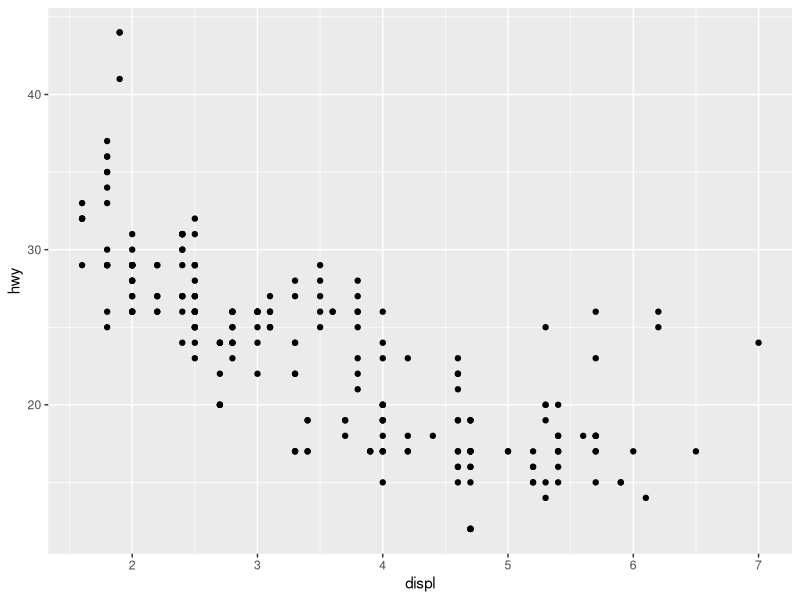
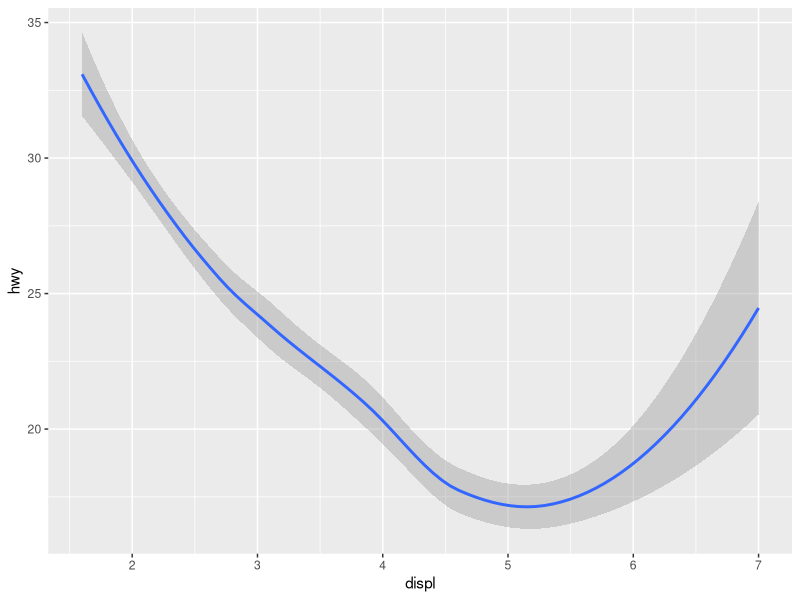
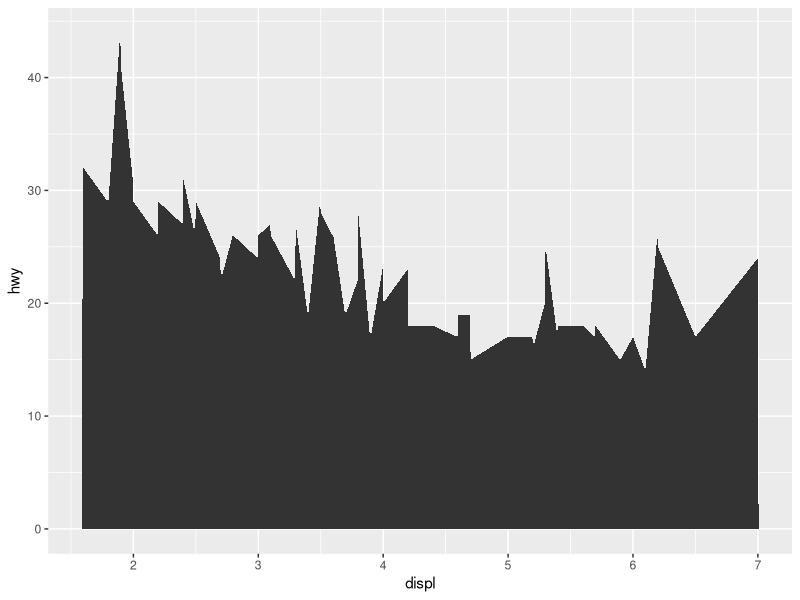
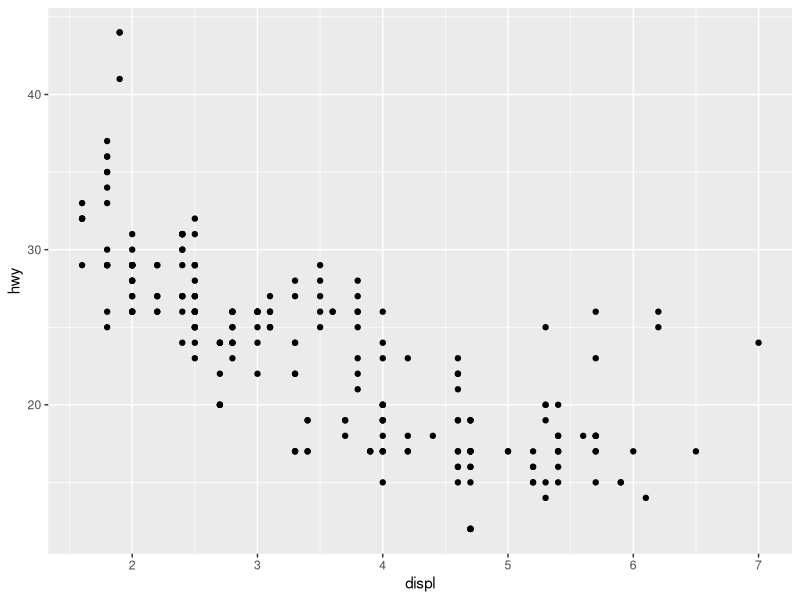
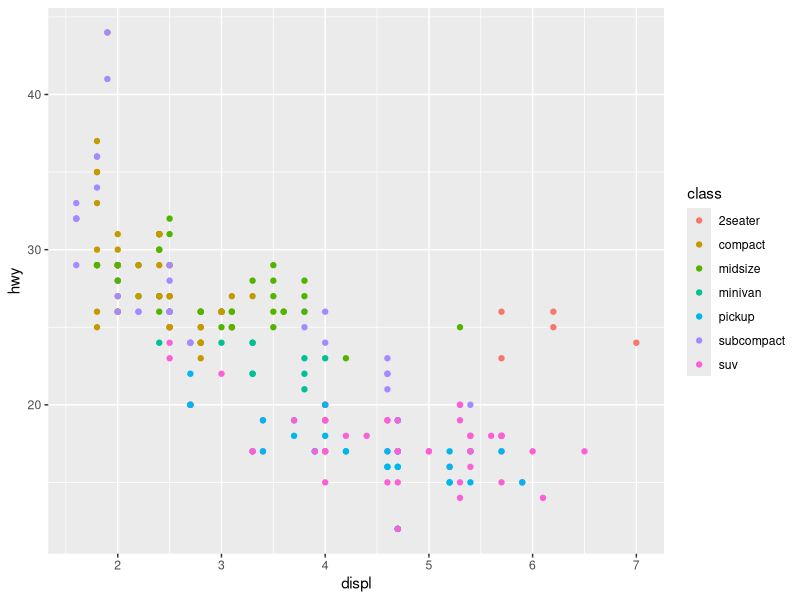
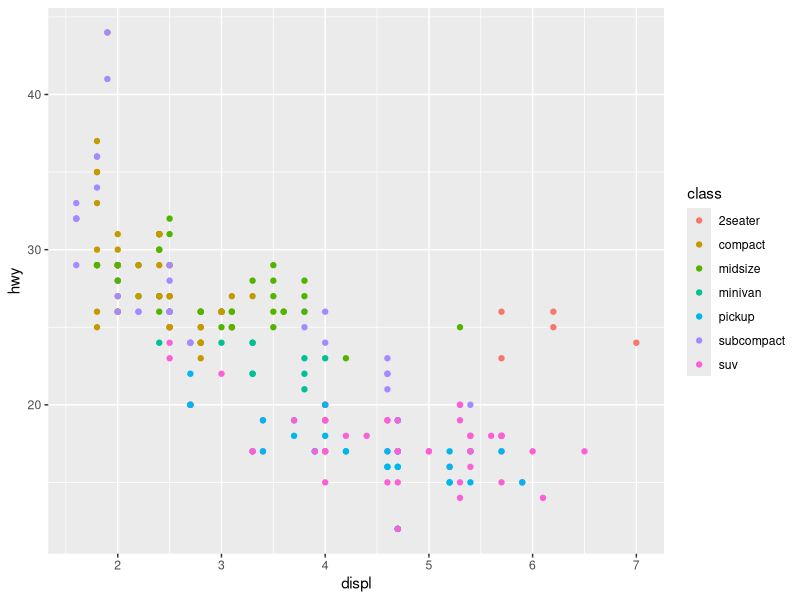
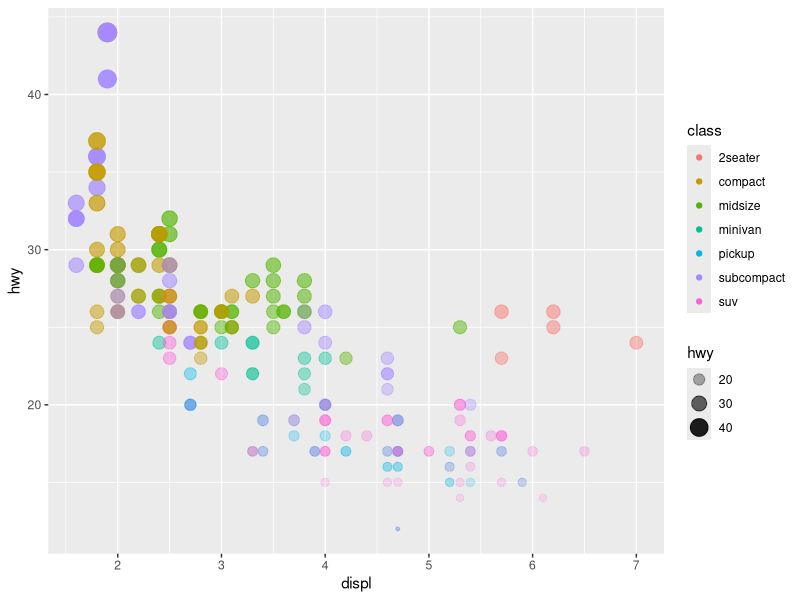
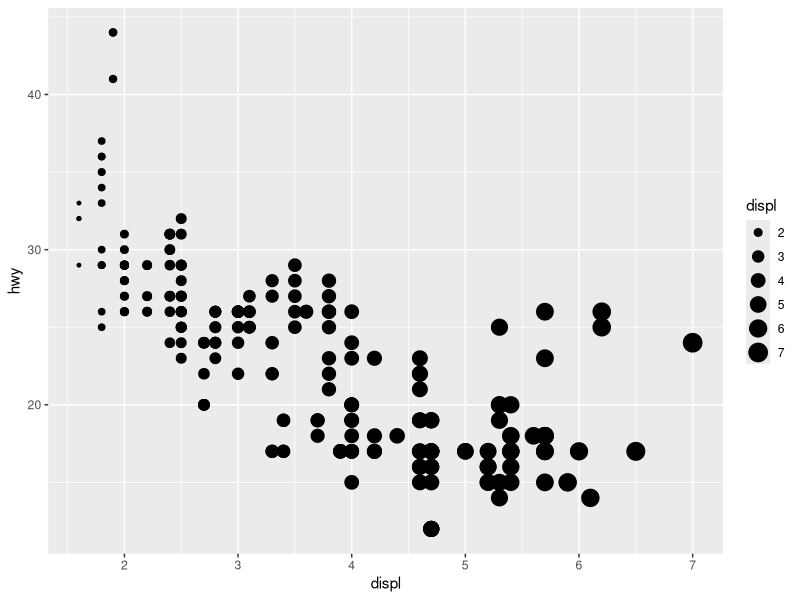

Generate these figures, in order, with R:
# library load
library(tidyverse)

# data exploration

# tibble type
mpg
help(mpg)

print(mpg, n=20)
View(mpg)

diamonds %>% print(n=20)
View(diamonds)
help(mpg)
help(diamonds)

# data visualization using mpg data

ggplot(data=mpg) +
  geom_point(mapping = aes(x=displ, y=hwy))


ggplot(data=mpg) +
  geom_smooth(mapping = aes(x=displ, y=hwy))

ggplot(data=mpg) +
  geom_area(mapping = aes(x=displ, y=hwy))


ggplot(data=mpg) +
  geom_point(mapping = aes(x=displ, y=hwy))

# color : scaling
ggplot(data=mpg) +
  geom_point(mapping = aes(x=displ, y=hwy, color = class))


ggplot(data=mpg) +
  geom_point(mapping = aes(x=displ, y=hwy, color = class))

ggplot(data=mpg) +
  geom_point(mapping = aes(x=displ, y=hwy, 
                           color = class,
                           size = hwy,
                           alpha = hwy))
# size : continuous variable, if not warning

ggplot(data=mpg) +
  geom_point(mapping = aes(x=displ, y=hwy, size=displ))

# alpha 

ggplot(data=mpg) +
  geom_point(mapping = aes(x=displ, y=hwy, alpha = displ))

# alpha with size

ggplot(data=mpg) +
  geom_point(mapping = aes(x=displ, y=hwy, alpha = displ, size = displ))


# shape : discrete if not warning

ggplot(data=mpg) +
  geom_point(mapping = aes(x=displ, y=hwy, shape = class))


# aestheic factor decide 'directly'

# color
ggplot(data=mpg) +
  geom_point(mapping = aes(x=displ, y=hwy), color = "blue")


# size
ggplot(data=mpg) +
  geom_point(mapping = aes(x=displ, y=hwy, color=class), size = 5)

# alpha
ggplot(data=mpg) +
  geom_point(mapping = aes(x=displ, y=hwy), alpha = 0.1)

# shape
ggplot(data=mpg) +
  geom_point(mapping = aes(x=displ, y=hwy), shape = 22, color="red", fill="blue")

help(ggplot2)

# shape, color, fill 

##################################
# facet 
##################################

# facet_wrap()

ggplot(data=mpg) +
  geom_point(mapping = aes(x=displ, y=hwy)) +
  facet_wrap(~class, nrow=2)

# facet_grid()

ggplot(data=mpg) +
  geom_point(mapping = aes(x=displ, y=hwy)) +
  facet_grid(drv ~ cyl)

# facet_grid() with dot

ggplot(data=mpg) +
  geom_point(mapping = aes(x=displ, y=hwy)) +
  facet_grid(drv ~ cyl)



##################################
# geometric objects
##################################

# geom_point

ggplot(data=mpg) +
  geom_point(mapping = aes(x=displ, y=hwy))

# geom_smooth
ggplot(data=mpg) +
  geom_smooth(mapping = aes(x=displ, y=hwy))

# geom_smooth with linetype
ggplot(data=mpg) +
  geom_smooth(mapping = aes(x=displ, y=hwy, 
                            linetype = drv,
                            color=drv))

# geom_smooth with linetype
ggplot(data=mpg) +
  geom_smooth(mapping = aes(x=displ, y=hwy, linetype = drv, color=drv))
  
# multi layers : geom_smooth + geom_point 1
ggplot(data=mpg) +
  geom_point(mapping = aes(x=displ, y=hwy, color=drv)) +
  geom_smooth(mapping = aes(x=displ, y=hwy, linetype = drv, color=drv))

# multi layers : geom_smooth + geom_point 2
ggplot(data=mpg) +
  geom_smooth(mapping = aes(x=displ, y=hwy, linetype = drv, color=drv),
              show.legend = FALSE)+
  geom_point(mapping = aes(x=displ, y=hwy))

# layers with same data setting

ggplot(data=mpg, mapping=aes(x=displ, y=hwy)) +
  geom_point(mapping = aes(color=class)) +
  geom_smooth()

# layers with different data setting for each layer

ggplot(data=mpg, mapping=aes(x=displ, y=hwy)) +
  geom_point(mapping = aes(color=class)) +
  geom_smooth(
    data=filter(mpg, class=="subcompact"),
    se=FALSE
  )

##################################
# statistical transformation
##################################

# data 
diamonds
help(diamonds)

# what is y?
# data transform included : count as y axis

ggplot(data=diamonds) +
  geom_bar(mapping = aes(x=cut))

?geom_bar

ggplot(data=diamonds) +
  stat_count(mapping = aes(x=cut))

# stat = 'identity'

diamonds_count <- 
diamonds %>%
  group_by(cut) %>%
  summarise(count = n())

diamonds_count
ggplot(data=diamonds_count) +
  geom_bar(mapping = aes(x=cut, y=count), stat='identity')

# y as ratio
ggplot(data=diamonds) +
  geom_bar(mapping = aes(x=cut, y= ..prop.., group=1))

# stat_summary()

ggplot(data=diamonds) +
  stat_summary(mapping = aes(x=cut, y=depth),
               fun.ymin=min,
               fun.ymax=max,
               fun.y=median)

# other stat_ functions
?stat_bin

# bar chart with aesthetic factor

# color
ggplot(data=diamonds) +
  geom_bar(mapping = aes(x=cut, color=cut))

# fill
ggplot(data=diamonds) +
  geom_bar(mapping = aes(x=cut, fill=cut))

# fill with color
ggplot(data=diamonds) +
  geom_bar(mapping = aes(x=cut, fill=cut, color=cut))

ggplot(data=diamonds) +
  geom_bar(mapping = aes(x=cut, fill=cut), color="red")

# apply fill for other variable

ggplot(data=diamonds) +
  geom_bar(mapping = aes(x=cut, fill=clarity))

# apply fill for other variable using position
# with same data

ggplot(data=diamonds, mapping = aes(x=cut, color=clarity)) +
  geom_bar(fill=NA, position='identity')

# position : identity, fill, dodge, jitter

ggplot(data=diamonds) +
  geom_bar(
    mapping = aes(x=cut, fill=clarity),
    position = "fill"
  ) +
  coord_flip()


# using jitter for geom_point

ggplot(data=mpg) +
  geom_point(
    mapping = aes(x=displ, y=hwy),
    position="jitter"
  )


ggplot(data=mpg) +
  geom_point(
    mapping = aes(x=displ, y=hwy)
  )


# coordinates

# boxplot
ggplot(data=mpg, mapping = aes(x=class, y=hwy)) +
  geom_boxplot()

# boxplot with coord_flip()
ggplot(data=mpg, mapping = aes(x=class, y=hwy)) +
  geom_boxplot() +
  coord_flip()

# using coord_polar()
ggplot(data=diamonds) +
  geom_bar(mapping = aes(x=cut, fill=cut)) +
  coord_polar()
  
# layer concetp
ggplot(data=diamonds) +
  geom_bar(mapping = aes(x=cut))+
  geom_bar(mapping = aes(x=cut, fill=cut))

ggplot(data=diamonds) +
  geom_bar(mapping = aes(x=cut, fill=cut)) +
  geom_bar(mapping = aes(x=cut))
  
# with different data (not useful)
ggplot() +
  geom_point(data=mpg, mapping = aes(x=displ, y=hwy)) +
  geom_point(data=diamonds, mapping = aes(x=carat, y=depth))




